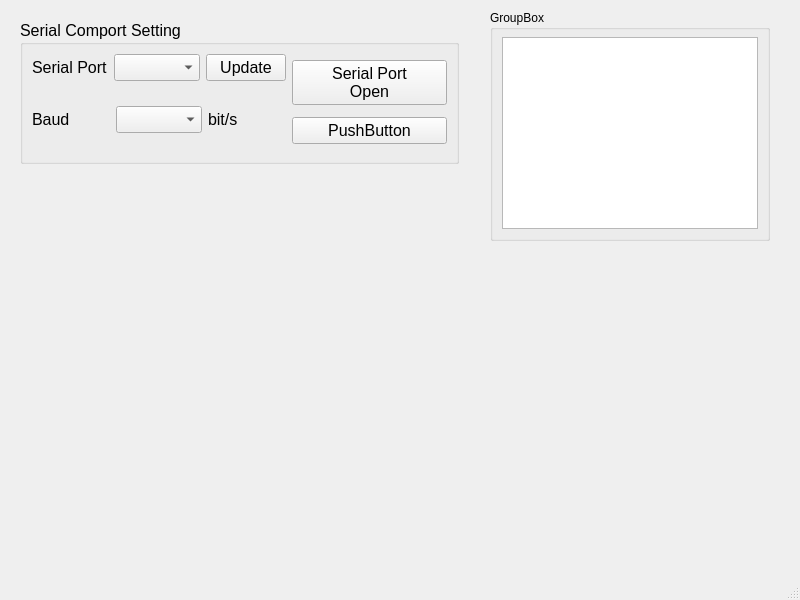
<?xml version="1.0" encoding="UTF-8"?>
<ui version="4.0">
 <class>MainWindow</class>
 <widget class="QMainWindow" name="MainWindow">
  <property name="geometry">
   <rect>
    <x>0</x>
    <y>0</y>
    <width>800</width>
    <height>600</height>
   </rect>
  </property>
  <property name="windowTitle">
   <string>MainWindow</string>
  </property>
  <widget class="QWidget" name="centralwidget">
   <widget class="QGroupBox" name="groupBox">
    <property name="geometry">
     <rect>
      <x>20</x>
      <y>20</y>
      <width>439</width>
      <height>144</height>
     </rect>
    </property>
    <property name="font">
     <font>
      <family>Arial</family>
      <pointsize>12</pointsize>
     </font>
    </property>
    <property name="title">
     <string>Serial Comport Setting</string>
    </property>
    <layout class="QHBoxLayout" name="horizontalLayout_3">
     <item>
      <layout class="QVBoxLayout" name="verticalLayout">
       <item>
        <layout class="QHBoxLayout" name="horizontalLayout">
         <item>
          <widget class="QLabel" name="label">
           <property name="font">
            <font>
             <family>Arial</family>
             <pointsize>12</pointsize>
            </font>
           </property>
           <property name="text">
            <string>Serial Port</string>
           </property>
          </widget>
         </item>
         <item>
          <widget class="QComboBox" name="comboBox">
           <property name="font">
            <font>
             <family>Arial</family>
             <pointsize>12</pointsize>
            </font>
           </property>
          </widget>
         </item>
         <item>
          <widget class="QPushButton" name="pushButton_3">
           <property name="text">
            <string>Update</string>
           </property>
          </widget>
         </item>
        </layout>
       </item>
       <item>
        <layout class="QHBoxLayout" name="horizontalLayout_2">
         <item>
          <widget class="QLabel" name="label_2">
           <property name="font">
            <font>
             <family>Arial</family>
             <pointsize>12</pointsize>
            </font>
           </property>
           <property name="text">
            <string>Baud</string>
           </property>
          </widget>
         </item>
         <item>
          <widget class="QComboBox" name="comboBox_2">
           <property name="font">
            <font>
             <family>Arial</family>
             <pointsize>12</pointsize>
            </font>
           </property>
          </widget>
         </item>
         <item>
          <widget class="QLabel" name="label_3">
           <property name="font">
            <font>
             <family>Arial</family>
             <pointsize>12</pointsize>
            </font>
           </property>
           <property name="text">
            <string>bit/s</string>
           </property>
          </widget>
         </item>
        </layout>
       </item>
      </layout>
     </item>
     <item>
      <layout class="QVBoxLayout" name="verticalLayout_2">
       <item>
        <widget class="QPushButton" name="pushButton">
         <property name="font">
          <font>
           <family>Arial</family>
           <pointsize>12</pointsize>
          </font>
         </property>
         <property name="text">
          <string>Serial Port
Open</string>
         </property>
        </widget>
       </item>
       <item>
        <widget class="QPushButton" name="pushButton_2">
         <property name="text">
          <string>PushButton</string>
         </property>
        </widget>
       </item>
      </layout>
     </item>
    </layout>
   </widget>
   <widget class="GraphicsLayoutWidget" name="pyqtgraph1" native="true">
    <property name="geometry">
     <rect>
      <x>40</x>
      <y>270</y>
      <width>711</width>
      <height>258</height>
     </rect>
    </property>
    <property name="minimumSize">
     <size>
      <width>0</width>
      <height>258</height>
     </size>
    </property>
   </widget>
   <widget class="QGroupBox" name="groupBox_2">
    <property name="geometry">
     <rect>
      <x>490</x>
      <y>10</y>
      <width>280</width>
      <height>231</height>
     </rect>
    </property>
    <property name="font">
     <font>
      <family>Arial</family>
     </font>
    </property>
    <property name="title">
     <string>GroupBox</string>
    </property>
    <widget class="QListView" name="listView">
     <property name="geometry">
      <rect>
       <x>12</x>
       <y>27</y>
       <width>256</width>
       <height>192</height>
      </rect>
     </property>
    </widget>
   </widget>
  </widget>
  <widget class="QMenuBar" name="menubar">
   <property name="geometry">
    <rect>
     <x>0</x>
     <y>0</y>
     <width>800</width>
     <height>26</height>
    </rect>
   </property>
  </widget>
  <widget class="QStatusBar" name="statusbar"/>
 </widget>
 <customwidgets>
  <customwidget>
   <class>GraphicsLayoutWidget</class>
   <extends>QWidget</extends>
   <header>pyqtgraph</header>
   <container>1</container>
  </customwidget>
 </customwidgets>
 <resources/>
 <connections/>
</ui>
